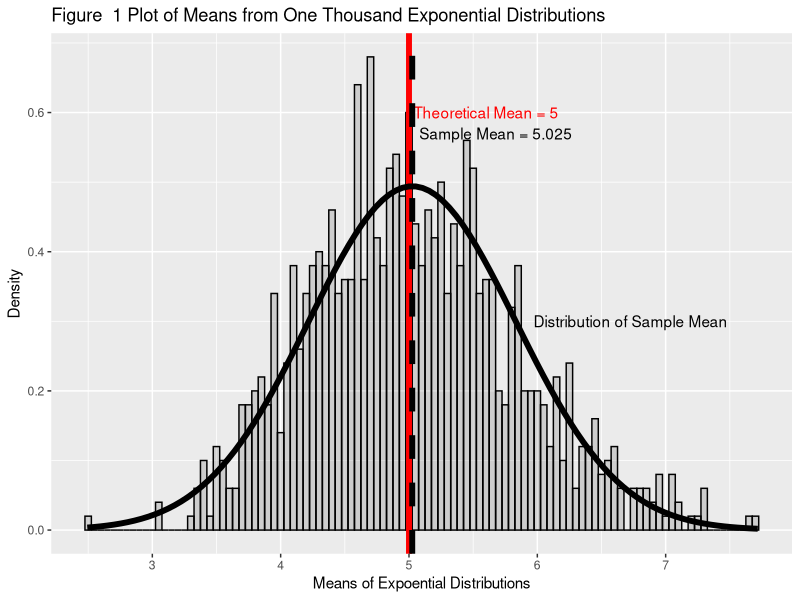
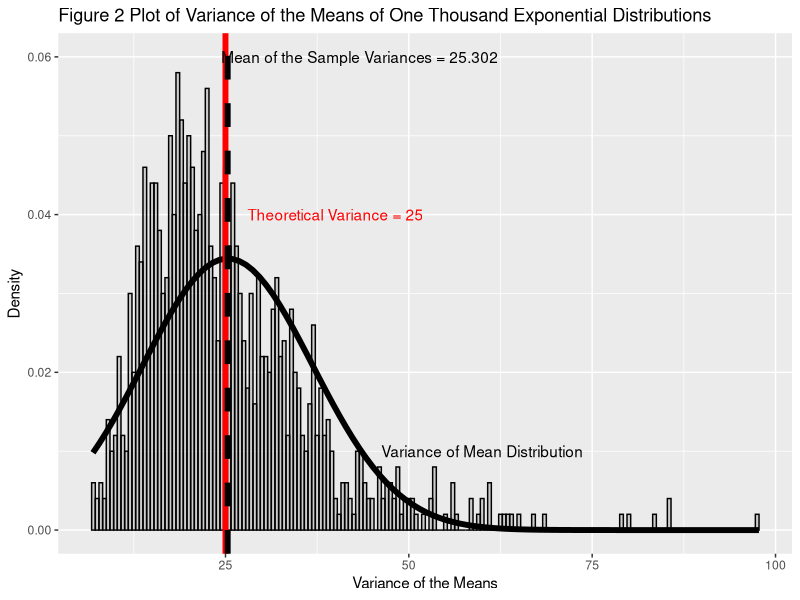
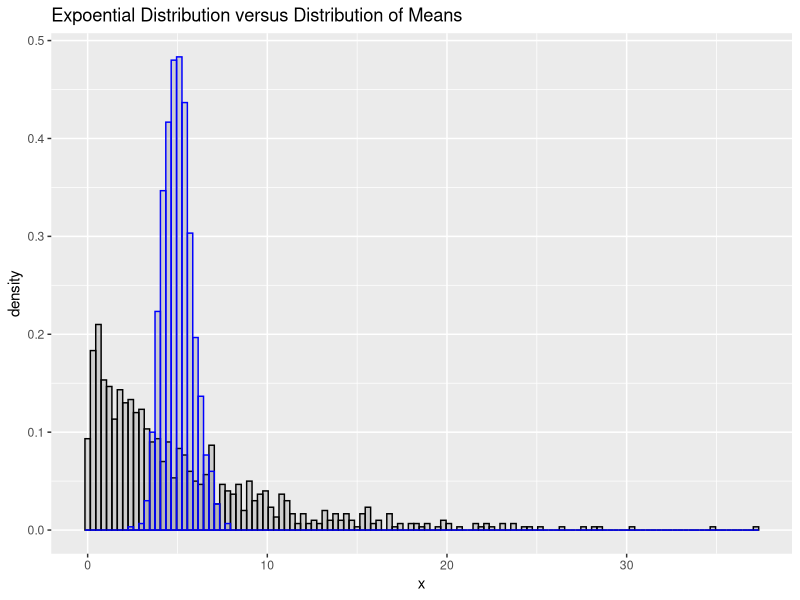

Source code (R) for these figures, in order:
## ---- chunk 1
knitr::opts_chunk$set(fig.width=12, fig.height=7, fig.path='Figs/',
                      echo=FALSE, warning=FALSE, message=FALSE)
options(scipen=1, digits=2)
fig <- 0
tbl <- 0

library(ggplot2)
library(MASS)
## ---- chunk 2
theo_mean <- 1/0.2
theo_sd <- 1/0.2
theo_var <- theo_sd^2

num_sim <- 1000
num_samp <- 40
set.seed(4)
dat <- data.frame(replicate(num_sim, rexp(num_samp, 0.2)))
pop_df <- data.frame(
    pop_mean = c(apply(dat, 2, mean)),
    pop_sd = c(apply(dat, 2, sd)),
    pop_var = c(apply(dat, 2, var))
    )
samp_mean <- mean(pop_df$pop_mean)
samp_sd <- sd(pop_df$pop_mean)
samp_var <- mean(pop_df$pop_var)
## ---- chunk 3
fig <- fig + 1
g1 <- ggplot(pop_df, aes(x = pop_mean)) +
        geom_histogram(alpha = .20, binwidth=.05, colour = "black", aes(y = ..density..)) +
        ggtitle(paste("Figure ", fig,
                      "Plot of Means from One Thousand Exponential Distributions"))  +
        xlab("Means of Expoential Distributions") +
        ylab("Density") +
        geom_vline(stat = "vline", xintercept = theo_mean,
            size = 2, color = "red", linetype = 1) +
        annotate("text", x = theo_mean + 0.6, y = 0.6, colour="red",
            label="Theoretical Mean = 5") +
        geom_vline(stat = "vline", xintercept = samp_mean, size = 2, linetype = 2) +
        annotate("text", x = samp_mean + 0.65, y = 0.57,
            label = paste("Sample Mean =", round(samp_mean,3))) +
        stat_function(fun = dnorm, size = 2, linetype = 1,
            args = list(mean = samp_mean, sd = samp_sd)) +
        annotate("text", x = samp_mean+1.7, y=.3, label="Distribution of Sample Mean")
print(g1)
## ---- chunk 4
var_fit <- fitdistr(pop_df$pop_var, "normal")

fig <- fig + 1
g2 <- ggplot(pop_df, aes(x = pop_var)) +
    geom_histogram(alpha = .20, binwidth=.5, colour = "black", aes(y = ..density..)) +
    ggtitle(paste("Figure", fig,
        "Plot of Variance of the Means of One Thousand Exponential Distributions")) +
    xlab("Variance of the Means") +
    ylab("Density") +
    stat_function(fun = dnorm, size = 2, linetype = 1, size = 2,
                  args = list(mean = var_fit$estimate[1], sd = var_fit$estimate[2])) +
    annotate("text", x = 60, y=0.01, label="Variance of Mean Distribution") +
    geom_vline(stat = "vline", xintercept = theo_var, size = 2, color = "red", linetype = 1) +
    annotate("text", x = theo_var + 15, y = 0.04, colour="red",
                label="Theoretical Variance = 25") +
    geom_vline(stat = "vline", xintercept = samp_var, size = 2, linetype = 2) +
    annotate("text", x = samp_var + 18, y = 0.06,
                label = paste("Mean of the Sample Variances =", round(samp_var,3)))
print(g2)
## ---- chunk 5
set.seed(4)
samp <- data.frame(rexp(num_sim, 0.2))
names(samp) <- "x"
samp_fit <- fitdistr(samp$x, "exponential")
samp_rate <- samp_fit$estimate[1]

g3 <- ggplot(NULL) +
    geom_histogram(data=samp,
                   alpha = .20,
                   binwidth=.3,
                   colour = "black",
                   aes(x, y = ..density..)) +
    geom_histogram(data=pop_df,
                   alpha = .20,
                   binwidth=.3,
                   colour = "blue",
                   aes(pop_mean, y = ..density..)) +
    ggtitle("Expoential Distribution versus Distribution of Means")
print(g3)
